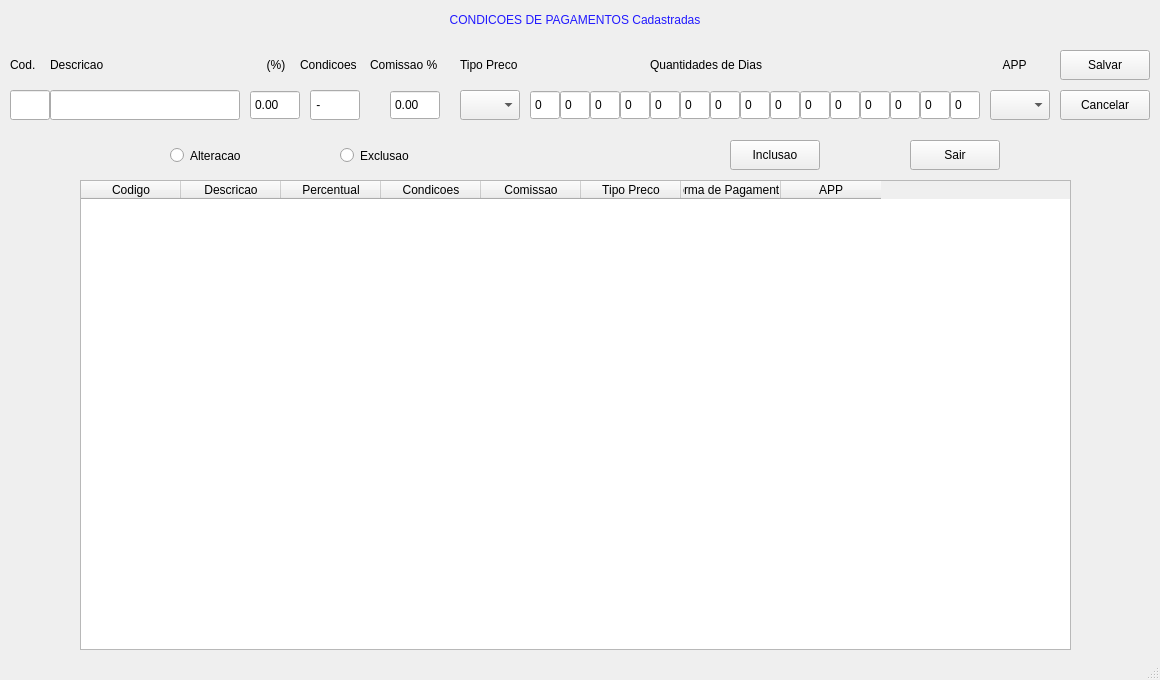
<?xml version="1.0" encoding="UTF-8"?>
<ui version="4.0">
 <class>MainWindow</class>
 <widget class="QMainWindow" name="MainWindow">
  <property name="geometry">
   <rect>
    <x>0</x>
    <y>0</y>
    <width>1160</width>
    <height>680</height>
   </rect>
  </property>
  <property name="windowTitle">
   <string>MainWindow</string>
  </property>
  <property name="styleSheet">
   <string notr="true"/>
  </property>
  <widget class="QWidget" name="centralwidget">
   <widget class="QTableWidget" name="tableWidget">
    <property name="geometry">
     <rect>
      <x>80</x>
      <y>180</y>
      <width>991</width>
      <height>470</height>
     </rect>
    </property>
    <property name="styleSheet">
     <string notr="true"/>
    </property>
    <attribute name="horizontalHeaderVisible">
     <bool>true</bool>
    </attribute>
    <attribute name="horizontalHeaderCascadingSectionResizes">
     <bool>false</bool>
    </attribute>
    <attribute name="verticalHeaderCascadingSectionResizes">
     <bool>true</bool>
    </attribute>
    <column>
     <property name="text">
      <string notr="true">Codigo</string>
     </property>
    </column>
    <column>
     <property name="text">
      <string>Descricao</string>
     </property>
    </column>
    <column>
     <property name="text">
      <string>Percentual</string>
     </property>
    </column>
    <column>
     <property name="text">
      <string>Condicoes</string>
     </property>
    </column>
    <column>
     <property name="text">
      <string>Comissao</string>
     </property>
    </column>
    <column>
     <property name="text">
      <string>Tipo Preco</string>
     </property>
    </column>
    <column>
     <property name="text">
      <string>Forma de Pagamentos</string>
     </property>
    </column>
    <column>
     <property name="text">
      <string>APP</string>
     </property>
    </column>
   </widget>
   <widget class="QLabel" name="label">
    <property name="geometry">
     <rect>
      <x>290</x>
      <y>0</y>
      <width>570</width>
      <height>40</height>
     </rect>
    </property>
    <property name="styleSheet">
     <string notr="true">border-color: rgb(132, 168, 163);
color: rgb(33, 25, 255);
font: 87 16pt &quot;Arial Black&quot;;</string>
    </property>
    <property name="text">
     <string>CONDICOES DE PAGAMENTOS Cadastradas</string>
    </property>
    <property name="alignment">
     <set>Qt::AlignCenter</set>
    </property>
   </widget>
   <widget class="QPushButton" name="bt_inclusao">
    <property name="geometry">
     <rect>
      <x>730</x>
      <y>140</y>
      <width>90</width>
      <height>30</height>
     </rect>
    </property>
    <property name="styleSheet">
     <string notr="true"/>
    </property>
    <property name="text">
     <string>Inclusao</string>
    </property>
   </widget>
   <widget class="QRadioButton" name="rb_alteracao">
    <property name="geometry">
     <rect>
      <x>170</x>
      <y>140</y>
      <width>90</width>
      <height>31</height>
     </rect>
    </property>
    <property name="styleSheet">
     <string notr="true"/>
    </property>
    <property name="text">
     <string>Alteracao</string>
    </property>
   </widget>
   <widget class="QPushButton" name="bt_sair">
    <property name="geometry">
     <rect>
      <x>910</x>
      <y>140</y>
      <width>90</width>
      <height>30</height>
     </rect>
    </property>
    <property name="styleSheet">
     <string notr="true"/>
    </property>
    <property name="text">
     <string>Sair</string>
    </property>
   </widget>
   <widget class="QRadioButton" name="rb_exclusao">
    <property name="geometry">
     <rect>
      <x>340</x>
      <y>140</y>
      <width>90</width>
      <height>31</height>
     </rect>
    </property>
    <property name="styleSheet">
     <string notr="true"/>
    </property>
    <property name="text">
     <string>Exclusao</string>
    </property>
   </widget>
   <widget class="QLabel" name="label_2">
    <property name="geometry">
     <rect>
      <x>10</x>
      <y>50</y>
      <width>40</width>
      <height>30</height>
     </rect>
    </property>
    <property name="styleSheet">
     <string notr="true"/>
    </property>
    <property name="text">
     <string>Cod.</string>
    </property>
   </widget>
   <widget class="QLabel" name="label_3">
    <property name="geometry">
     <rect>
      <x>50</x>
      <y>50</y>
      <width>90</width>
      <height>30</height>
     </rect>
    </property>
    <property name="styleSheet">
     <string notr="true"/>
    </property>
    <property name="text">
     <string>Descricao</string>
    </property>
   </widget>
   <widget class="QLabel" name="label_4">
    <property name="geometry">
     <rect>
      <x>251</x>
      <y>50</y>
      <width>50</width>
      <height>30</height>
     </rect>
    </property>
    <property name="styleSheet">
     <string notr="true"/>
    </property>
    <property name="text">
     <string>(%)</string>
    </property>
    <property name="alignment">
     <set>Qt::AlignCenter</set>
    </property>
   </widget>
   <widget class="QLabel" name="label_5">
    <property name="geometry">
     <rect>
      <x>300</x>
      <y>50</y>
      <width>70</width>
      <height>30</height>
     </rect>
    </property>
    <property name="styleSheet">
     <string notr="true"/>
    </property>
    <property name="text">
     <string>Condicoes</string>
    </property>
   </widget>
   <widget class="QLabel" name="label_6">
    <property name="geometry">
     <rect>
      <x>370</x>
      <y>50</y>
      <width>90</width>
      <height>30</height>
     </rect>
    </property>
    <property name="styleSheet">
     <string notr="true"/>
    </property>
    <property name="text">
     <string>Comissao %</string>
    </property>
   </widget>
   <widget class="QLabel" name="label_7">
    <property name="geometry">
     <rect>
      <x>460</x>
      <y>50</y>
      <width>70</width>
      <height>30</height>
     </rect>
    </property>
    <property name="styleSheet">
     <string notr="true"/>
    </property>
    <property name="text">
     <string>Tipo Preco</string>
    </property>
   </widget>
   <widget class="QLabel" name="label_8">
    <property name="geometry">
     <rect>
      <x>650</x>
      <y>50</y>
      <width>130</width>
      <height>30</height>
     </rect>
    </property>
    <property name="styleSheet">
     <string notr="true"/>
    </property>
    <property name="text">
     <string>Quantidades de Dias</string>
    </property>
   </widget>
   <widget class="QLabel" name="label_9">
    <property name="geometry">
     <rect>
      <x>1000</x>
      <y>50</y>
      <width>50</width>
      <height>30</height>
     </rect>
    </property>
    <property name="styleSheet">
     <string notr="true"/>
    </property>
    <property name="text">
     <string> APP</string>
    </property>
   </widget>
   <widget class="QLineEdit" name="mcodigo">
    <property name="geometry">
     <rect>
      <x>10</x>
      <y>90</y>
      <width>40</width>
      <height>30</height>
     </rect>
    </property>
    <property name="styleSheet">
     <string notr="true"/>
    </property>
   </widget>
   <widget class="QLineEdit" name="mdescri">
    <property name="geometry">
     <rect>
      <x>50</x>
      <y>90</y>
      <width>190</width>
      <height>30</height>
     </rect>
    </property>
    <property name="styleSheet">
     <string notr="true"/>
    </property>
    <property name="maxLength">
     <number>20</number>
    </property>
   </widget>
   <widget class="QPushButton" name="bt_salvar">
    <property name="geometry">
     <rect>
      <x>1060</x>
      <y>50</y>
      <width>90</width>
      <height>30</height>
     </rect>
    </property>
    <property name="styleSheet">
     <string notr="true"/>
    </property>
    <property name="text">
     <string>Salvar</string>
    </property>
   </widget>
   <widget class="QPushButton" name="bt_cancelar">
    <property name="geometry">
     <rect>
      <x>1060</x>
      <y>90</y>
      <width>90</width>
      <height>30</height>
     </rect>
    </property>
    <property name="styleSheet">
     <string notr="true"/>
    </property>
    <property name="text">
     <string>Cancelar</string>
    </property>
   </widget>
   <widget class="QDoubleSpinBox" name="doubleSpinBox">
    <property name="geometry">
     <rect>
      <x>250</x>
      <y>90</y>
      <width>50</width>
      <height>30</height>
     </rect>
    </property>
    <property name="styleSheet">
     <string notr="true"/>
    </property>
    <property name="buttonSymbols">
     <enum>QAbstractSpinBox::NoButtons</enum>
    </property>
   </widget>
   <widget class="QDoubleSpinBox" name="doubleSpinBox_3">
    <property name="geometry">
     <rect>
      <x>390</x>
      <y>90</y>
      <width>50</width>
      <height>30</height>
     </rect>
    </property>
    <property name="styleSheet">
     <string notr="true"/>
    </property>
    <property name="buttonSymbols">
     <enum>QAbstractSpinBox::NoButtons</enum>
    </property>
   </widget>
   <widget class="QLineEdit" name="mcond">
    <property name="geometry">
     <rect>
      <x>310</x>
      <y>90</y>
      <width>50</width>
      <height>30</height>
     </rect>
    </property>
    <property name="styleSheet">
     <string notr="true"/>
    </property>
    <property name="inputMask">
     <string>9-99</string>
    </property>
    <property name="maxLength">
     <number>4</number>
    </property>
   </widget>
   <widget class="QComboBox" name="comboBox">
    <property name="geometry">
     <rect>
      <x>990</x>
      <y>90</y>
      <width>60</width>
      <height>30</height>
     </rect>
    </property>
    <property name="styleSheet">
     <string notr="true"/>
    </property>
   </widget>
   <widget class="QComboBox" name="comboBox_2">
    <property name="geometry">
     <rect>
      <x>460</x>
      <y>90</y>
      <width>60</width>
      <height>30</height>
     </rect>
    </property>
    <property name="styleSheet">
     <string notr="true"/>
    </property>
   </widget>
   <widget class="QDoubleSpinBox" name="doubleSpinBox_4">
    <property name="geometry">
     <rect>
      <x>530</x>
      <y>90</y>
      <width>30</width>
      <height>30</height>
     </rect>
    </property>
    <property name="styleSheet">
     <string notr="true"/>
    </property>
    <property name="buttonSymbols">
     <enum>QAbstractSpinBox::NoButtons</enum>
    </property>
    <property name="decimals">
     <number>0</number>
    </property>
    <property name="maximum">
     <double>1000.000000000000000</double>
    </property>
   </widget>
   <widget class="QDoubleSpinBox" name="doubleSpinBox_5">
    <property name="geometry">
     <rect>
      <x>560</x>
      <y>90</y>
      <width>30</width>
      <height>30</height>
     </rect>
    </property>
    <property name="styleSheet">
     <string notr="true"/>
    </property>
    <property name="buttonSymbols">
     <enum>QAbstractSpinBox::NoButtons</enum>
    </property>
    <property name="decimals">
     <number>0</number>
    </property>
    <property name="maximum">
     <double>999.000000000000000</double>
    </property>
   </widget>
   <widget class="QDoubleSpinBox" name="doubleSpinBox_6">
    <property name="geometry">
     <rect>
      <x>590</x>
      <y>90</y>
      <width>30</width>
      <height>30</height>
     </rect>
    </property>
    <property name="styleSheet">
     <string notr="true"/>
    </property>
    <property name="buttonSymbols">
     <enum>QAbstractSpinBox::NoButtons</enum>
    </property>
    <property name="decimals">
     <number>0</number>
    </property>
    <property name="maximum">
     <double>1000.000000000000000</double>
    </property>
   </widget>
   <widget class="QDoubleSpinBox" name="doubleSpinBox_7">
    <property name="geometry">
     <rect>
      <x>620</x>
      <y>90</y>
      <width>30</width>
      <height>30</height>
     </rect>
    </property>
    <property name="styleSheet">
     <string notr="true"/>
    </property>
    <property name="buttonSymbols">
     <enum>QAbstractSpinBox::NoButtons</enum>
    </property>
    <property name="decimals">
     <number>0</number>
    </property>
    <property name="maximum">
     <double>1000.000000000000000</double>
    </property>
   </widget>
   <widget class="QDoubleSpinBox" name="doubleSpinBox_8">
    <property name="geometry">
     <rect>
      <x>650</x>
      <y>90</y>
      <width>30</width>
      <height>30</height>
     </rect>
    </property>
    <property name="styleSheet">
     <string notr="true"/>
    </property>
    <property name="buttonSymbols">
     <enum>QAbstractSpinBox::NoButtons</enum>
    </property>
    <property name="decimals">
     <number>0</number>
    </property>
    <property name="maximum">
     <double>1000.000000000000000</double>
    </property>
   </widget>
   <widget class="QDoubleSpinBox" name="doubleSpinBox_9">
    <property name="geometry">
     <rect>
      <x>680</x>
      <y>90</y>
      <width>30</width>
      <height>30</height>
     </rect>
    </property>
    <property name="styleSheet">
     <string notr="true"/>
    </property>
    <property name="buttonSymbols">
     <enum>QAbstractSpinBox::NoButtons</enum>
    </property>
    <property name="decimals">
     <number>0</number>
    </property>
    <property name="maximum">
     <double>1000.000000000000000</double>
    </property>
   </widget>
   <widget class="QDoubleSpinBox" name="doubleSpinBox_10">
    <property name="geometry">
     <rect>
      <x>710</x>
      <y>90</y>
      <width>30</width>
      <height>30</height>
     </rect>
    </property>
    <property name="styleSheet">
     <string notr="true"/>
    </property>
    <property name="buttonSymbols">
     <enum>QAbstractSpinBox::NoButtons</enum>
    </property>
    <property name="decimals">
     <number>0</number>
    </property>
    <property name="maximum">
     <double>1000.000000000000000</double>
    </property>
   </widget>
   <widget class="QDoubleSpinBox" name="doubleSpinBox_11">
    <property name="geometry">
     <rect>
      <x>740</x>
      <y>90</y>
      <width>30</width>
      <height>30</height>
     </rect>
    </property>
    <property name="styleSheet">
     <string notr="true"/>
    </property>
    <property name="buttonSymbols">
     <enum>QAbstractSpinBox::NoButtons</enum>
    </property>
    <property name="decimals">
     <number>0</number>
    </property>
    <property name="maximum">
     <double>1000.000000000000000</double>
    </property>
   </widget>
   <widget class="QDoubleSpinBox" name="doubleSpinBox_12">
    <property name="geometry">
     <rect>
      <x>770</x>
      <y>90</y>
      <width>30</width>
      <height>30</height>
     </rect>
    </property>
    <property name="styleSheet">
     <string notr="true"/>
    </property>
    <property name="buttonSymbols">
     <enum>QAbstractSpinBox::NoButtons</enum>
    </property>
    <property name="decimals">
     <number>0</number>
    </property>
    <property name="maximum">
     <double>1000.000000000000000</double>
    </property>
   </widget>
   <widget class="QDoubleSpinBox" name="doubleSpinBox_13">
    <property name="geometry">
     <rect>
      <x>800</x>
      <y>90</y>
      <width>30</width>
      <height>30</height>
     </rect>
    </property>
    <property name="styleSheet">
     <string notr="true"/>
    </property>
    <property name="buttonSymbols">
     <enum>QAbstractSpinBox::NoButtons</enum>
    </property>
    <property name="decimals">
     <number>0</number>
    </property>
    <property name="maximum">
     <double>1000.000000000000000</double>
    </property>
   </widget>
   <widget class="QDoubleSpinBox" name="doubleSpinBox_14">
    <property name="geometry">
     <rect>
      <x>830</x>
      <y>90</y>
      <width>30</width>
      <height>30</height>
     </rect>
    </property>
    <property name="styleSheet">
     <string notr="true"/>
    </property>
    <property name="buttonSymbols">
     <enum>QAbstractSpinBox::NoButtons</enum>
    </property>
    <property name="decimals">
     <number>0</number>
    </property>
    <property name="maximum">
     <double>1000.000000000000000</double>
    </property>
   </widget>
   <widget class="QDoubleSpinBox" name="doubleSpinBox_15">
    <property name="geometry">
     <rect>
      <x>860</x>
      <y>90</y>
      <width>30</width>
      <height>30</height>
     </rect>
    </property>
    <property name="styleSheet">
     <string notr="true"/>
    </property>
    <property name="buttonSymbols">
     <enum>QAbstractSpinBox::NoButtons</enum>
    </property>
    <property name="decimals">
     <number>0</number>
    </property>
    <property name="maximum">
     <double>1000.000000000000000</double>
    </property>
   </widget>
   <widget class="QDoubleSpinBox" name="doubleSpinBox_16">
    <property name="geometry">
     <rect>
      <x>890</x>
      <y>90</y>
      <width>30</width>
      <height>30</height>
     </rect>
    </property>
    <property name="styleSheet">
     <string notr="true"/>
    </property>
    <property name="buttonSymbols">
     <enum>QAbstractSpinBox::NoButtons</enum>
    </property>
    <property name="decimals">
     <number>0</number>
    </property>
    <property name="maximum">
     <double>1000.000000000000000</double>
    </property>
   </widget>
   <widget class="QDoubleSpinBox" name="doubleSpinBox_17">
    <property name="geometry">
     <rect>
      <x>920</x>
      <y>90</y>
      <width>30</width>
      <height>30</height>
     </rect>
    </property>
    <property name="styleSheet">
     <string notr="true"/>
    </property>
    <property name="buttonSymbols">
     <enum>QAbstractSpinBox::NoButtons</enum>
    </property>
    <property name="decimals">
     <number>0</number>
    </property>
    <property name="maximum">
     <double>1000.000000000000000</double>
    </property>
   </widget>
   <widget class="QDoubleSpinBox" name="doubleSpinBox_18">
    <property name="geometry">
     <rect>
      <x>950</x>
      <y>90</y>
      <width>30</width>
      <height>30</height>
     </rect>
    </property>
    <property name="styleSheet">
     <string notr="true"/>
    </property>
    <property name="buttonSymbols">
     <enum>QAbstractSpinBox::NoButtons</enum>
    </property>
    <property name="decimals">
     <number>0</number>
    </property>
    <property name="maximum">
     <double>1000.000000000000000</double>
    </property>
   </widget>
  </widget>
  <widget class="QStatusBar" name="statusBar"/>
 </widget>
 <tabstops>
  <tabstop>tableWidget</tabstop>
  <tabstop>rb_alteracao</tabstop>
  <tabstop>rb_exclusao</tabstop>
  <tabstop>bt_inclusao</tabstop>
  <tabstop>bt_sair</tabstop>
  <tabstop>mcodigo</tabstop>
  <tabstop>mdescri</tabstop>
  <tabstop>doubleSpinBox</tabstop>
  <tabstop>mcond</tabstop>
  <tabstop>doubleSpinBox_3</tabstop>
  <tabstop>comboBox_2</tabstop>
  <tabstop>doubleSpinBox_4</tabstop>
  <tabstop>doubleSpinBox_5</tabstop>
  <tabstop>doubleSpinBox_6</tabstop>
  <tabstop>doubleSpinBox_7</tabstop>
  <tabstop>doubleSpinBox_8</tabstop>
  <tabstop>doubleSpinBox_9</tabstop>
  <tabstop>doubleSpinBox_10</tabstop>
  <tabstop>doubleSpinBox_11</tabstop>
  <tabstop>doubleSpinBox_12</tabstop>
  <tabstop>doubleSpinBox_13</tabstop>
  <tabstop>doubleSpinBox_14</tabstop>
  <tabstop>doubleSpinBox_15</tabstop>
  <tabstop>doubleSpinBox_16</tabstop>
  <tabstop>doubleSpinBox_17</tabstop>
  <tabstop>doubleSpinBox_18</tabstop>
  <tabstop>comboBox</tabstop>
  <tabstop>bt_salvar</tabstop>
  <tabstop>bt_cancelar</tabstop>
 </tabstops>
 <resources/>
 <connections/>
</ui>
